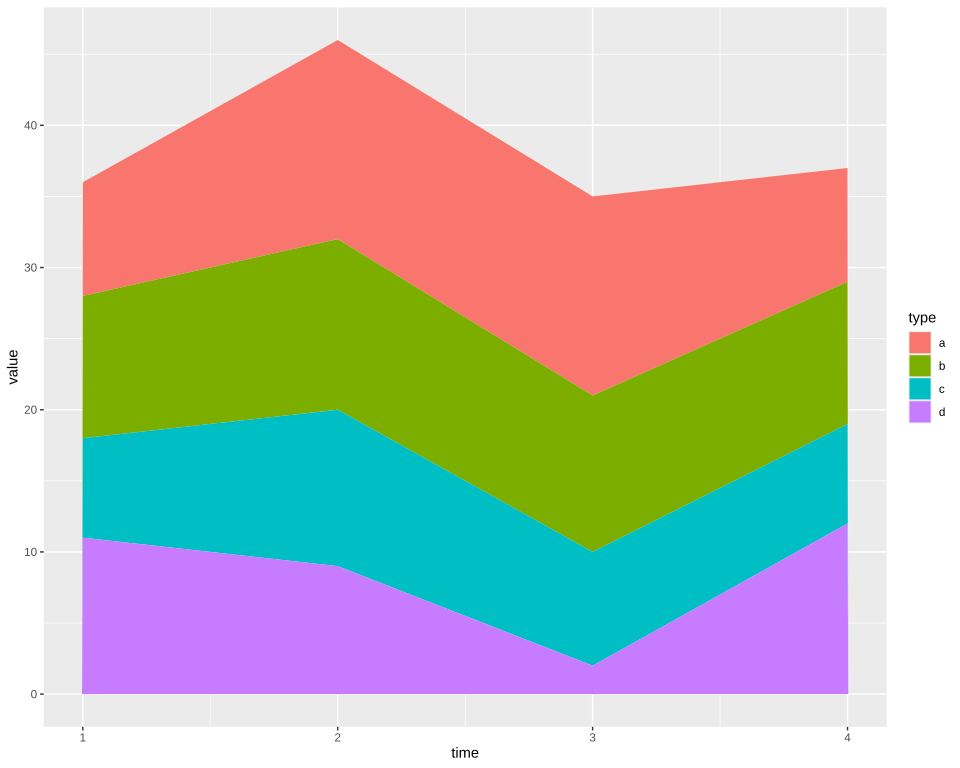

Here is the R script that generated this plot:
# The plot test/golden/area_stacked.svg draws, drawn by ggplot2 itself, as ggplot2's own visual tests
# draw their snapshots: the independent check on that golden whenever it changes. The suite never
# runs this; it needs R, ggplot2 and vdiffr, saved as the Docker image giggly-r:ggplot2-4.0.3. From
# the repository's root:
#
#   docker run --rm -v "$PWD/test/golden":/golden:ro giggly-r:ggplot2-4.0.3 \
#     Rscript /golden/area_stacked.R > area_stacked.ggplot2.svg
#
# and compare the two drawings element by element, as test/golden/point.R describes.
#
# position_stack()'s stacked areas from ggplot2's reference page: four groups at the same four
# times, each aligned at every time and 0.003 either side and padded to 0 at its ends, piled with
# the first group on top, the upper edge leaving the padding out; the legend's keys are each
# fill's rectangle with round corners, as draw_key_polygon() takes the layer's linejoin.
# First checked with ggplot2 4.0.3 and vdiffr 1.0.9: every element matches, the x axis drawn
# before the y as test/golden/point.R describes, and every clip path.

library(ggplot2)
series <- data.frame(time = rep(1:4, each = 4), type = rep(c("a", "b", "c", "d"), 4),
  value = c(8, 10, 7, 11, 14, 12, 11, 9, 14, 11, 8, 2, 8, 10, 7, 12))
plot <- ggplot(series, aes(time, value)) + geom_area(aes(fill = type)) + theme_gray()
file <- tempfile(fileext = ".svg")
vdiffr::write_svg(plot, file)
cat(readLines(file), sep = "\n")
